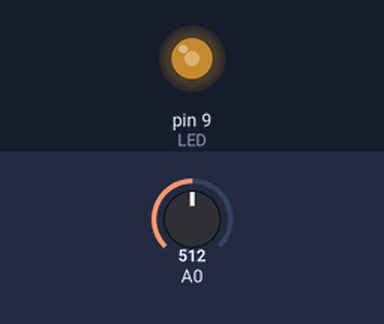
A sketch run on a simulated Arduino Uno, built with avr-gcc and run on an emulated ATmega328P. Shown: output pins drawn as LEDs (lit = HIGH). Inputs (shaded band) come from the test bench; at power-on: A0 = 512.

Above: at 1.2 s.
1.3 s: A0 set to 716
At 1.9 s:
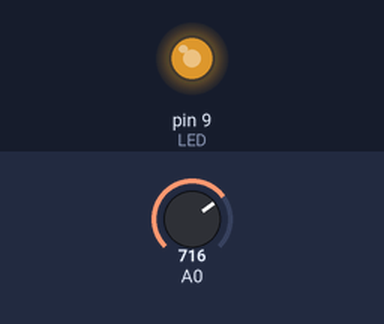
2.8 s: A0 set to 900
At 4.0 s:
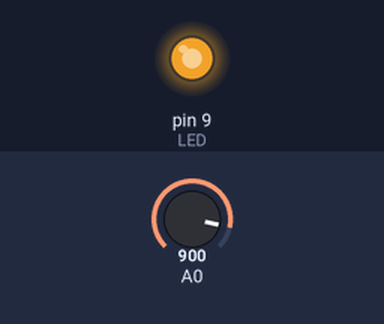
4.3 s: A0 set to 122
At 5.3 s:
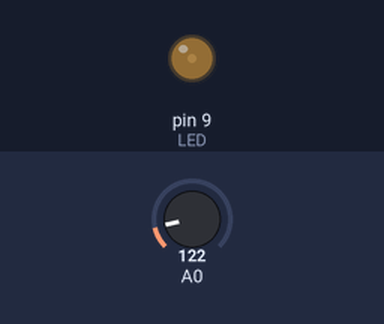
5.8 s: A0 set to 0
At 6.7 s:
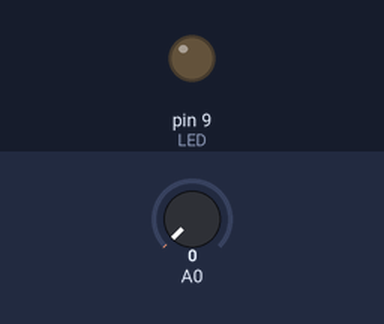
Timing chart, 0 to 8.3 s (numbered marks = the images above; inputs shaded):
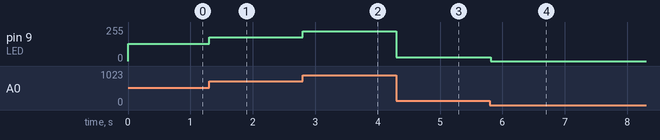

The sketch:

hikari2.ino
```cpp
const int LED = 9;
int va1 = 0;

void setup() {
  pinMode(LED,OUTPUT);
  // put your setup code here, to run once:

}

void loop() {
  va1 = analogRead(0);

  analogWrite(LED, va1/4);
  delay(10);
  // put your main code here, to run repeatedly:

}
```

Measured:
- after the input at 1.3 s, pin 9 (LED): 128/255 → 179/255 at once
- after the input at 2.8 s, pin 9 (LED): 179/255 → 225/255 at once
- after the input at 4.3 s, pin 9 (LED): 225/255 → 30/255 at once
- after the input at 5.8 s, pin 9 (LED): 30/255 → 0/255 at once
